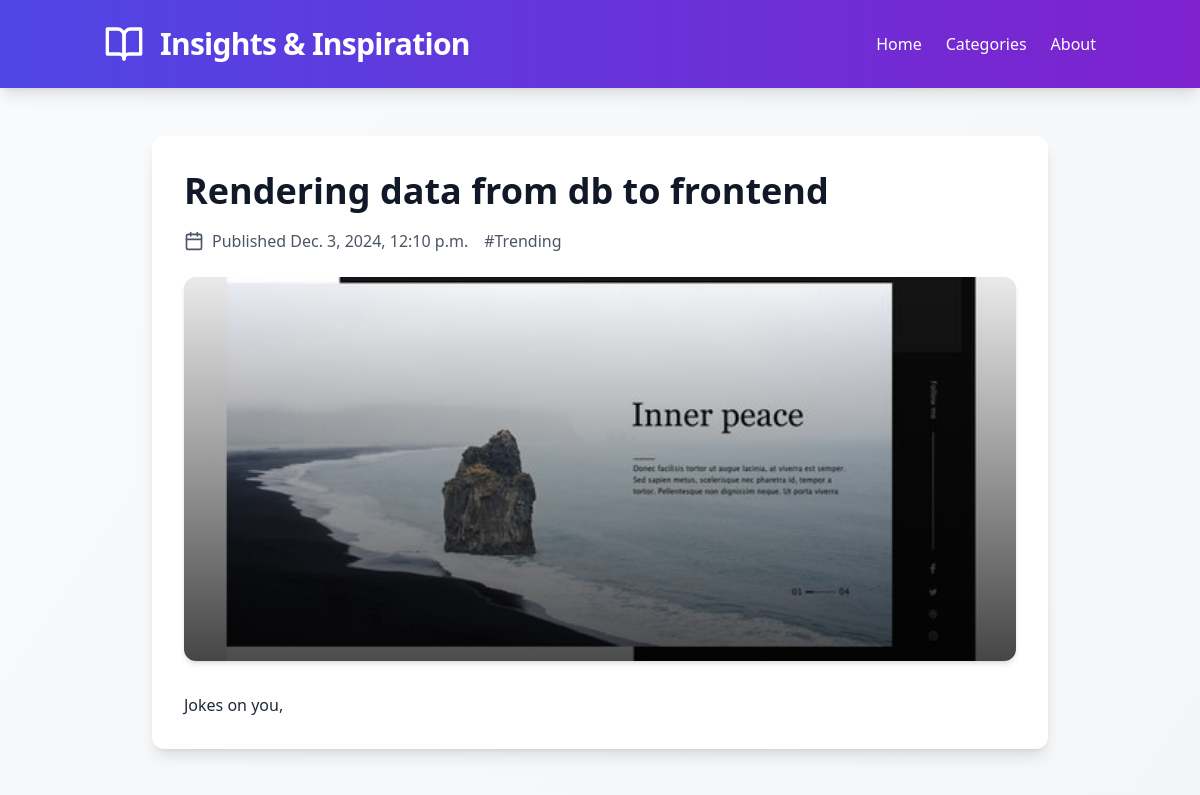
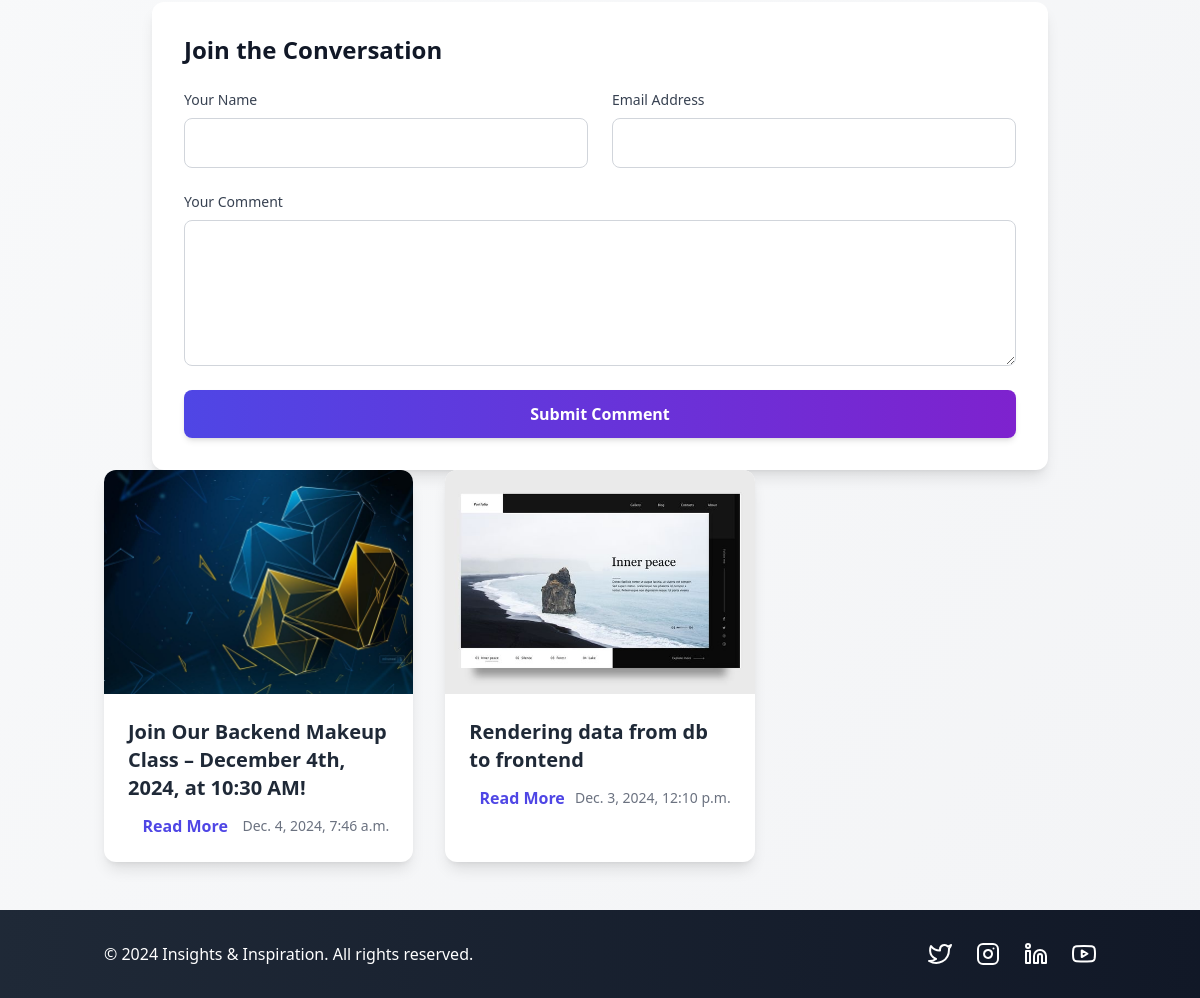
The page /1 on the database its author committed (2 pictures, top to bottom).
### blog/models.py (models this page shows, shortened)
class Blog(models.Model):
    id = models.AutoField(primary_key=True)
    title = models.CharField(max_length=250, unique=True)
    content = models.TextField(null=True)
    image = models.ImageField(upload_to="Blog_image")
    video = models.FileField(upload_to="Blog_video", null=True)
    audio = models.FileField(upload_to="Blog_audio", null=True)
    hashtag = models.CharField(max_length=50, null=True)
    created_at = models.DateTimeField(auto_now_add=True)
    class Meta:
        ordering = ["-created_at"]

### blog/views.py (the view)
# urls.py: path("<int:pk>", detail, name="more info"),
def detail(request, pk):
    article = get_object_or_404(Blog, pk=pk)
    blogs = Blog.objects.all()
    return render(request, "detail.html", {"article": article, "blogs": blogs})

### template/detail.html (shortened to what this page needs)
{% load static %}
<!DOCTYPE html>
<html lang="en">
<head>
    <script src="https://cdn.tailwindcss.com"></script>
    <link rel="stylesheet" href="{% static 'main.css' %}">
</head>
<body class="bg-gradient-to-br from-gray-50 to-gray-100 min-h-screen flex flex-col font-sans antialiased">
    <header class="bg-gradient-to-r from-indigo-600 to-purple-700 text-white py-6 shadow-lg">
        <div class="container mx-auto px-4 flex items-center justify-between">
            <div class="flex items-center space-x-4">
                <i data-feather="book-open" class="w-10 h-10 text-white"></i>
                <a href="#"
                    class="text-3xl font-extrabold tracking-tight transform transition duration-300 hover:scale-105">Insights
                    & Inspiration</a>
            </div>
            <nav class="hidden md:flex space-x-6">
                <a href="#" class="hover:text-yellow-300 transition duration-300 transform hover:scale-110">Home</a>
                <a href="#"
                    class="hover:text-yellow-300 transition duration-300 transform hover:scale-110">Categories</a>
                <a href="#" class="hover:text-yellow-300 transition duration-300 transform hover:scale-110">About</a>
            </nav>
        </div>
    </header>
    <main class="container mx-auto py-12 px-4 flex-grow">
        <div class="max-w-4xl mx-auto">
            <article class="bg-white rounded-xl shadow-lg overflow-hidden p-8">
                <div class="mb-8">
                    <h1 class="text-4xl font-bold text-gray-900 mb-4 leading-tight">{{ article.title }}</h1>
                    <div class="flex items-center space-x-4 text-gray-600 mb-6">
                        <div class="flex items-center space-x-2">
                            <i data-feather="calendar" class="w-5 h-5"></i>
                            <span>Published {{ article.created_at }}</span>
                        </div>
                        <div class="flex items-center space-x-2">
                            <span>{{ article.hashtag }}</span>
                        </div>
                    </div>
                    <div class="relative">
                        <img src="{{ article.image.url }}" alt="Blog Featured Image"
                            class="w-full h-96 object-cover rounded-xl shadow-md">
                        <div class="absolute inset-0 bg-gradient-to-t from-black/70 to-transparent rounded-xl"></div>
                    </div>
                </div>
                <div class="prose prose-lg text-gray-800 space-y-6">
                    <p>{{ article.content }}</p>
                </div>
            </article>
            <section class="mt-12 bg-white rounded-xl shadow-lg p-8">
                <h3 class="text-2xl font-bold text-gray-900 mb-6">Join the Conversation</h3>
                <form class="space-y-6", method="POST">
                    <div class="grid md:grid-cols-2 gap-6">
                        <div>
                            <label for="name" class="block text-sm font-medium text-gray-700 mb-2">Your Name</label>
                            <input type="text" id="name" name="name" required
                                class="block w-full px-4 py-3 border border-gray-300 rounded-lg focus:ring-2 focus:ring-indigo-500 focus:border-indigo-500 transition duration-300">
                        </div>
                        <div>
                            <label for="email" class="block text-sm font-medium text-gray-700 mb-2">Email
                                Address</label>
                            <input type="email" id="email" name="email" required
                                class="block w-full px-4 py-3 border border-gray-300 rounded-lg focus:ring-2 focus:ring-indigo-500 focus:border-indigo-500 transition duration-300">
                        </div>
                    </div>
                    <div>
                        <label for="comment" class="block text-sm font-medium text-gray-700 mb-2">Your Comment</label>
                        <textarea id="comment" name="comment" rows="5" required
                            class="block w-full px-4 py-3 border border-gray-300 rounded-lg focus:ring-2 focus:ring-indigo-500 focus:border-indigo-500 transition duration-300"></textarea>
                    </div>
                    <button type="submit"
                        class="w-full bg-gradient-to-r from-indigo-600 to-purple-700 text-white font-semibold py-3 rounded-lg shadow-md hover:opacity-90 transition duration-300 transform hover:scale-105 active:scale-95">
                        Submit Comment
                    </button>
                </form>
            </section>
        </div>
        <div class="grid grid-cols-1 md:grid-cols-2 lg:grid-cols-3 gap-8">
            {% for blog in blogs%}
            <article
                class="bg-white rounded-xl shadow-lg overflow-hidden transform transition duration-500 hover:scale-105 hover:shadow-2xl group">
                <a href="{{ blog.id }}">
                    <div class="relative overflow-hidden">
                        <img src="{{ blog.image.url }}" alt="Blog Thumbnail"
                            class="w-full h-56 object-cover transition duration-500 group-hover:scale-110">
                    </div>
                    <div class="p-6">
                        <h2 class="text-xl font-bold text-gray-800 mb-3 group-hover:text-indigo-600 transition">{{ blog.title }}
                        </h2>
                        <div class="flex items-center justify-between">
                            <a href="#" class="text-indigo-600 font-semibold hover:text-indigo-800 transition">Read More</a>
                            <span class="text-sm text-gray-500">{{ blog.created_at }}</span>
                        </div>
                    </div>
                </a>
            </article>
            {% endfor %}
        </div>
    </main>
    <footer class="bg-gradient-to-r from-gray-800 to-gray-900 text-white py-8">
        <div class="container mx-auto px-4 flex flex-col md:flex-row items-center justify-between">
            <div class="text-center md:text-left mb-4 md:mb-0">
                <p>&copy; 2024 Insights & Inspiration. All rights reserved.</p>
            </div>
            <div class="flex space-x-6">
                <a href="#" class="text-white hover:text-blue-400 transition"><i data-feather="twitter"
                        class="w-6 h-6"></i></a>
                <a href="#" class="text-white hover:text-pink-500 transition"><i data-feather="instagram"
                        class="w-6 h-6"></i></a>
                <a href="#" class="text-white hover:text-blue-600 transition"><i data-feather="linkedin"
                        class="w-6 h-6"></i></a>
                <a href="#" class="text-white hover:text-red-500 transition"><i data-feather="youtube"
                        class="w-6 h-6"></i></a>
            </div>
        </div>
    </footer>
</body>
</html>

### rows shown on the page
Blog: title "Rendering data from db to frontend", created_at "Dec. 3, 2024, 12:10 p.m.", hashtag "#Trending", image (picture), content "Jokes on you,"
Blog: image (picture), title "Join Our Backend Makeup Class – December 4th, 2024, at 10:30 AM!", created_at "Dec. 4, 2024, 7:46 a.m."
